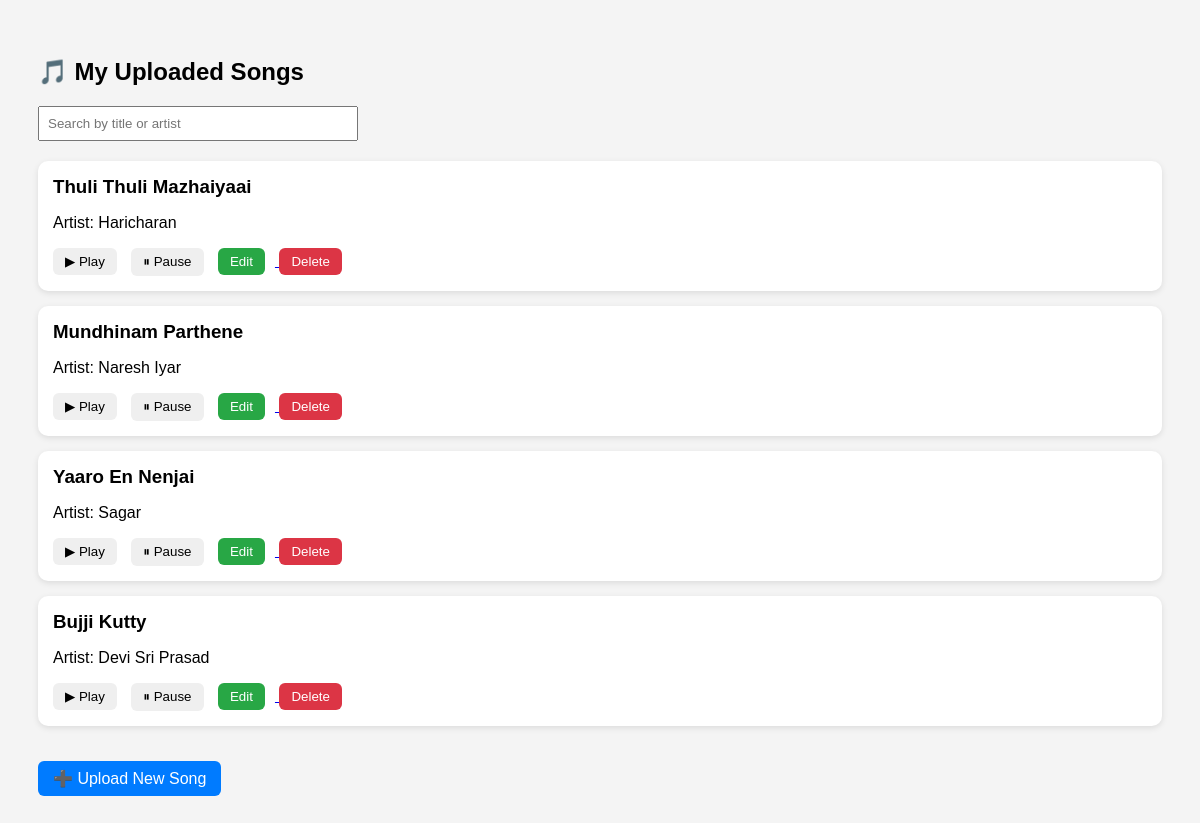
Page /my_songs (signed in) on the committed database.
### controller/models.py (models this page shows)
class Upload_Song(db.Model):
    __tablename__ = 'upload_song'
    id = db.Column(db.Integer, primary_key=True, autoincrement=True)
    title = db.Column(db.String(100))
    artist = db.Column(db.String(100))
    file_path= db.Column(db.String(200))
    creator_id = db.Column(db.Integer, db.ForeignKey('user.user_id'))
    playlist = db.relationship('Playlist_Upload_Song', back_populates='upload_song')

### main.py (the view)
@app.route('/my_songs')
def my_songs():
    if 'user_id' not in session:
        return redirect(url_for('login'))
    songs = Upload_Song.query.filter_by(
        creator_id=session['user_id']
    ).all()
    return render_template('my_songs.html', songs=songs)

### templates/my_songs.html (shortened to what this page needs)
<!DOCTYPE html>
<html>
<head>
</head>
<body>
<h2>🎵 My Uploaded Songs</h2>
<input type="text" id="searchInput" placeholder="Search by title or artist" onkeyup="searchSongs()">
{% if songs %}
    {% for song in songs %}
        <div class="song-card" data-title="{{ song.title | lower }}" data-artist="{{ song.artist | lower }}">
            <h3>{{ song.title }}</h3>
            <p>Artist: {{ song.artist }}</p>
            <div class="song-actions">
                <button onclick="document.getElementById('audio{{ song.id }}').play()">▶ Play</button>
                <button onclick="document.getElementById('audio{{ song.id }}').pause()">⏸ Pause</button>
                <a href="{{ url_for('edit_song', song_id=song.id) }}">
                    <button class="edit-btn">Edit</button>
                </a>
                <form action="{{ url_for('delete_song', song_id=song.id) }}" method="POST" style="display:inline;">
                    <button class="delete-btn" type="submit" onclick="return confirm('Are you sure you want to delete this song?')">Delete</button>
                </form>
            </div>
        </div>
    {% endfor %}
{% else %}
    <p>No songs uploaded yet.</p>
{% endif %}
<a href="{{ url_for('upload_song') }}" class="upload-link">➕ Upload New Song</a>
</body>
</html>

### templates/my_songs.html (style rules this page uses)
body { font-family: Arial, sans-serif; background: #f4f4f4; padding: 30px; }
#searchInput { width: 300px; padding: 8px; margin-bottom: 20px; }
.song-card { background: white; padding: 15px; border-radius: 10px; margin-bottom: 15px; box-shadow: 0 2px 6px rgba(0,0,0,0.1); }
.song-card h3 { margin: 0 0 5px 0; }
.song-actions button { margin-right: 10px; padding: 6px 12px; border: none; border-radius: 6px; cursor: pointer; }
.song-actions .edit-btn { background: #28a745; color: white; }
.song-actions .delete-btn { background: #dc3545; color: white; }
a.upload-link { display: inline-block; margin-top: 20px; padding: 8px 15px; background: #007bff; color: white; text-decoration: none; border-radius: 6px; }

### rows in the picture
Upload_Song: title "Thuli Thuli Mazhaiyaai", artist "Haricharan"
Upload_Song: title "Mundhinam Parthene", artist "Naresh Iyar"
Upload_Song: title "Yaaro En Nenjai", artist "Sagar"
Upload_Song: title "Bujji Kutty", artist "Devi Sri Prasad"
